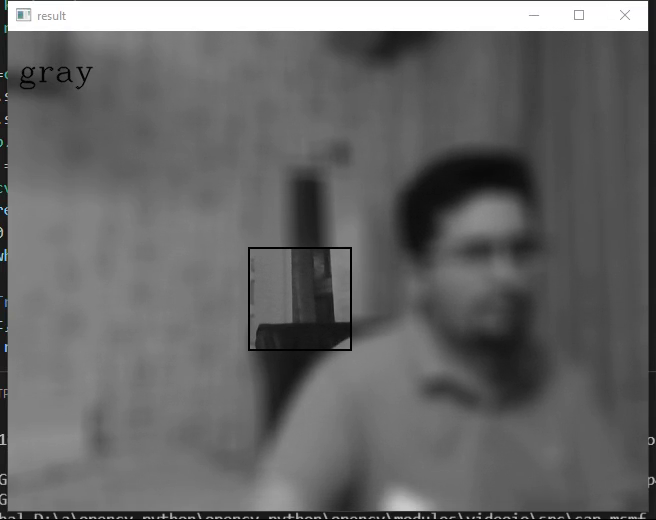
#> input picture frame 63 of Rec 0011.mp4, 656 x 520 px, given in place of the camera
$ python q5.py
#> lines starting #> are read from the running program, lines starting #| are printed output that depends on the picture
import cv2
import keyboard
import numpy as np
import matplotlib.pyplot as plt

camera=cv2.VideoCapture(0)
camera.set(3,640)
camera.set(4,480)
mask=np.ones((21,21))/441
fourcc = cv2.VideoWriter_fourcc(*'MP4V')
out = cv2.VideoWriter('output.mp4', fourcc, 20.0, (640,480))
frame_rectangle=[]
count=0
count_white,count_black=0,0

while True:
    ret,frame=camera.read()
#> frame is the input picture: shape (520, 656, 3); mean B, G, R 102.9, 102.9, 102.9
    if ret==False:
        break

    gray_frame=cv2.cvtColor(frame,cv2.COLOR_BGR2GRAY)
    x,y=gray_frame.shape
#> x = 520; y = 656
    lookUpTable = np.empty((1,256), np.uint8)
    for i in range(256):
        lookUpTable[0,i] = np.clip(pow(i / 255.0, 0.67 ) * 255.0, 0, 255)
    res = cv2.LUT(gray_frame, lookUpTable)
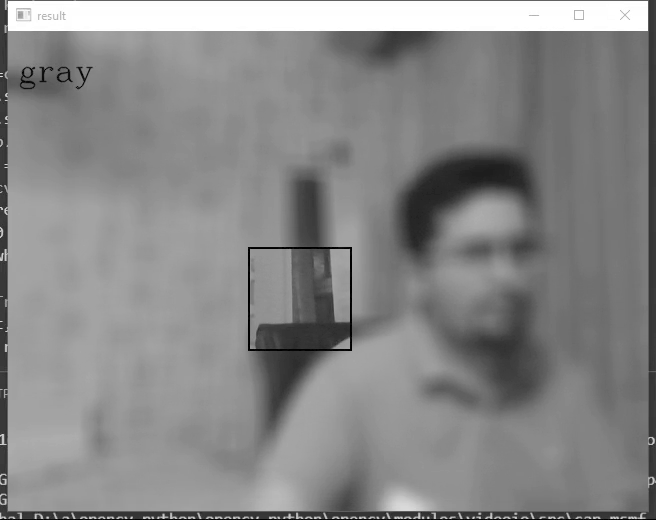
#> res: shape (520, 656); min 0, max 255, mean 135.3
    frame_rectangle=res[(y//2)-100:(y//2),x//2:(x//2)+100]
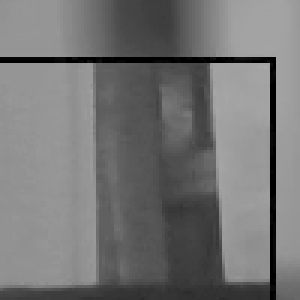
#> frame_rectangle: shape (100, 100) (shown 3 times larger); min 0, max 168, mean 116.3
    for i in range(len(frame_rectangle)):
        for j in range(len(frame_rectangle[i])):
            if frame_rectangle[i,j]>200:
                count_white+=1
#> this loop made 100 passes
#> after the loop, count_white = 0
    for i in range(len(frame_rectangle)):
        for j in range(len(frame_rectangle[i])):
            if frame_rectangle[i,j]<100:
                count_black+=1
#> after the loop, count_black = 3854


    border = cv2.copyMakeBorder(
    frame_rectangle,
    top=2,
    bottom=2,
    left=2,
    right=2,
    borderType=cv2.BORDER_CONSTANT,
    value=(0,0,0)
)
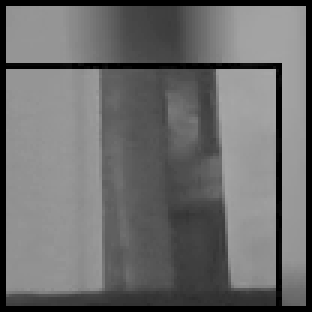
#> border: shape (104, 104) (shown 3 times larger); min 0, max 168, mean 107.5

    dst=cv2.filter2D(gray_frame,-1,mask )
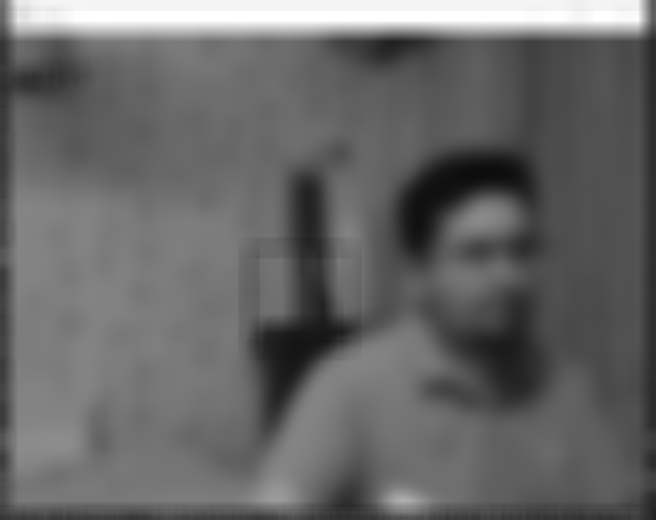
#> dst: shape (520, 656); min 12, max 255, mean 103.2
    dst[y//2-104:(y//2),(x//2):(x//2)+104]=border[:,:]
    if count_white>=8000:
        cv2.putText(dst,'white',(10,50),cv2.FONT_HERSHEY_COMPLEX,1,(0,0,0),1,cv2.LINE_AA)
    elif count_black>=8000:
        cv2.putText(dst,'black',(10,50),cv2.FONT_HERSHEY_COMPLEX,1,(0,0,0),1,cv2.LINE_AA)
    else:
        cv2.putText(dst,'gray',(10,50),cv2.FONT_HERSHEY_COMPLEX,1,(0,0,0),1,cv2.LINE_AA)
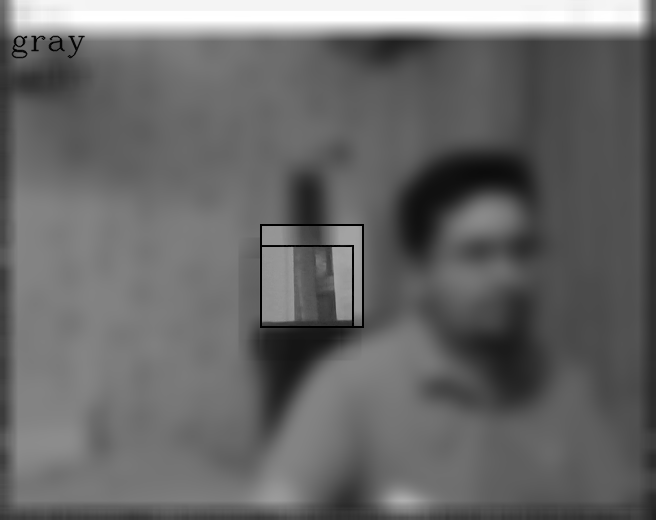
#> dst: shape (520, 656); min 0, max 255, mean 103.8

    count_white,count_black=0,0

    cv2.imshow('result',dst)
    cv2.waitKey(10)
    if keyboard.is_pressed('q'):
#> (key q is pressed here)
        break

camera.release()

cv2.destroyAllWindows()

$ run again, starting later in the video
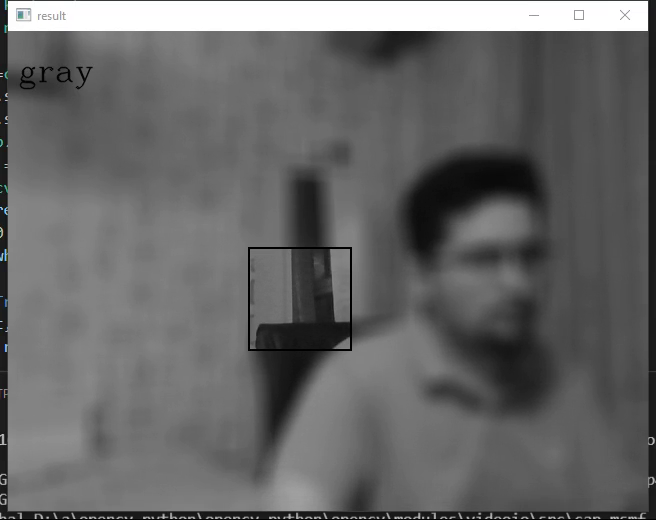
#> input picture frame 284 of Rec 0011.mp4, 656 x 520 px, given in place of the camera
#> frame is the input picture: shape (520, 656, 3); mean B, G, R 102.3, 102.3, 102.2
#> `res = cv2.LUT(gray_frame, lookUpTable)`:
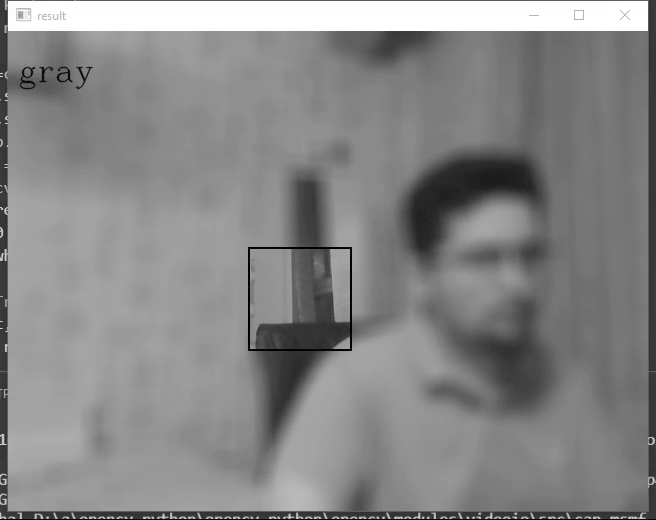
#> res: shape (520, 656); min 0, max 255, mean 134.6
#> the loop `for i in range(len(frame_rectangle)):` made 100 passes
#> after the loop `for i in range(len(frame_rectangle)):`: count_white = 0
#> after the loop `for i in range(len(frame_rectangle)):`: count_black = 3898
#> `cv2.putText(dst,'gray',(10,50),cv2.FONT_HERSHEY_COMPLEX,1,(0,0,0),1,cv..`:
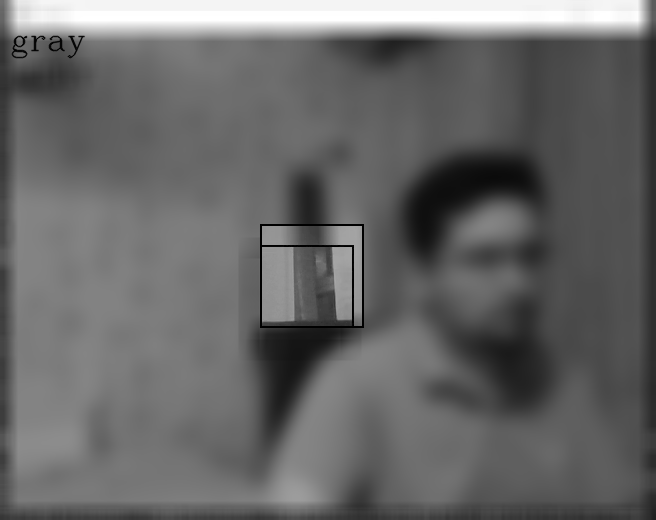
#> dst: shape (520, 656); min 0, max 255, mean 103.2

$ run again, starting later in the video
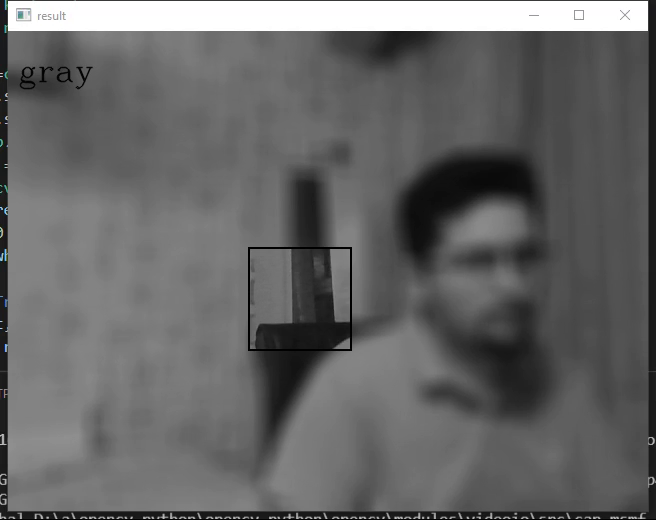
#> input picture frame 506 of Rec 0011.mp4, 656 x 520 px, given in place of the camera
#> frame is the input picture: shape (520, 656, 3); mean B, G, R 102.2, 102.1, 102.1
#> `res = cv2.LUT(gray_frame, lookUpTable)`:
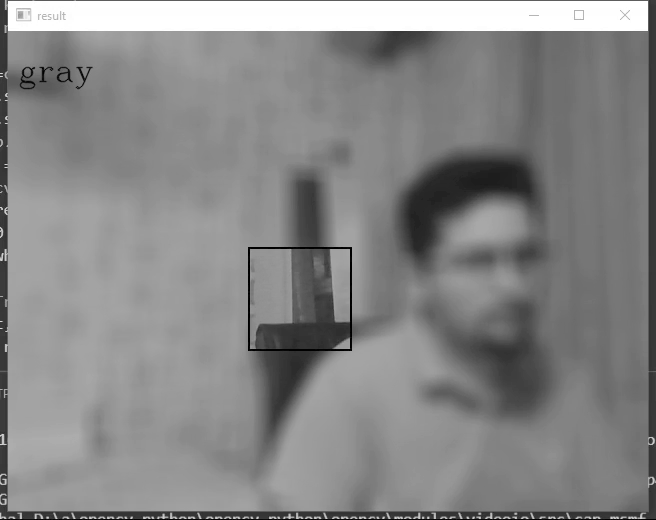
#> res: shape (520, 656); min 0, max 255, mean 134.6
#> the loop `for i in range(len(frame_rectangle)):` made 100 passes
#> after the loop `for i in range(len(frame_rectangle)):`: count_white = 0
#> after the loop `for i in range(len(frame_rectangle)):`: count_black = 3914
#> `cv2.putText(dst,'gray',(10,50),cv2.FONT_HERSHEY_COMPLEX,1,(0,0,0),1,cv..`:
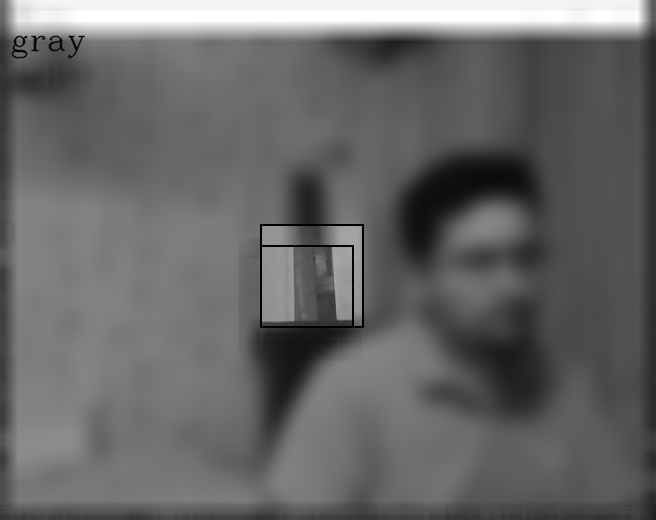
#> dst: shape (520, 656); min 0, max 255, mean 103
